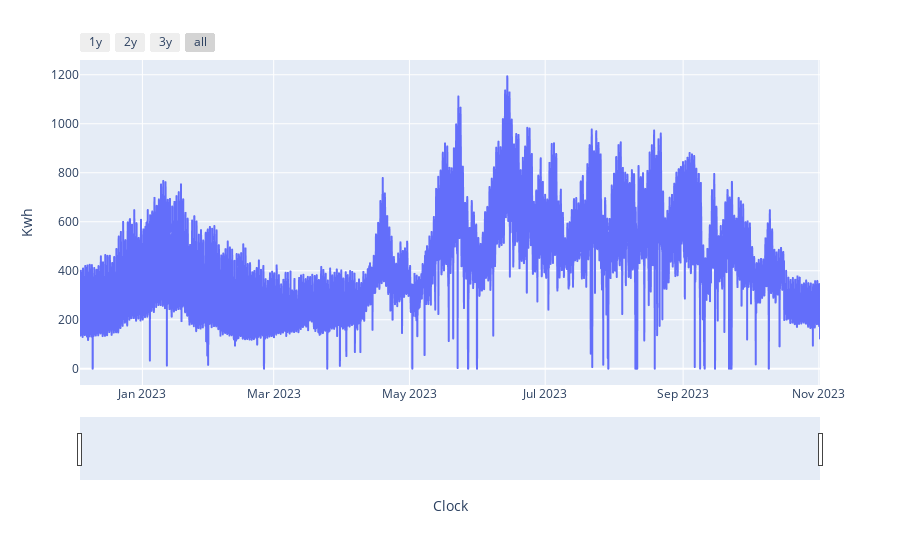

Here is the notebook cell this chart was saved with:
### Code cell
sliderPlot(df,"Kwh")

### Figure 1 — Plotly figure (JSON) as saved in the notebook; plotly's stock layout.template omitted (floating-point values rounded to 4 significant figures; data arrays with more than 128 entries replaced by an {"elided": "..."} marker saying what was removed)
{"data": [{"hovertemplate": "Clock=%{x}<br>Kwh=%{y}<extra></extra>", "legendgroup": "", "line": {"color": "#636efa", "dash": "solid"}, "marker": {"symbol": "circle"}, "mode": "lines", "name": "", "showlegend": false, "type": "scattergl", "x": {"elided": "7982 str values"}, "xaxis": "x", "y": {"elided": "7982 float values"}, "yaxis": "y"}], "layout": {"legend": {"tracegroupgap": 0}, "margin": {"t": 60}, "xaxis": {"anchor": "y", "domain": [0, 1], "rangeselector": {"buttons": [{"count": 1, "label": "1y", "step": "year", "stepmode": "backward"}, {"count": 2, "label": "2y", "step": "year", "stepmode": "backward"}, {"count": 3, "label": "3y", "step": "year", "stepmode": "backward"}, {"step": "all"}]}, "rangeslider": {"visible": true}, "title": {"text": "Clock"}}, "yaxis": {"anchor": "x", "domain": [0, 1], "title": {"text": "Kwh"}}}}
